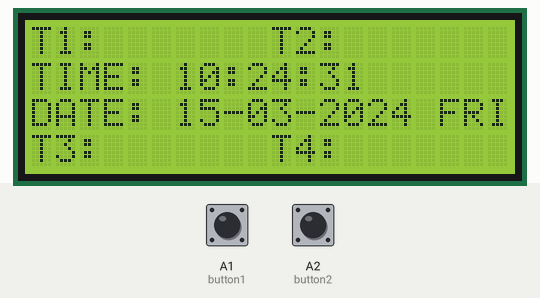
Simulated run of this sketch. Board: Arduino Uno, built with avr-gcc and run on an emulated ATmega328P. Parts: 20×4 character LCD. The inputs (shaded band) are chosen by the test bench; at power-on: A1 (button1) HIGH, A2 (button2) HIGH. The local clock reads 2024-03-15 10:24:30 at power-on unless the sketch sets it; storage starts empty; what the sketch prints to the serial monitor is not drawn.

Above: at 1.3 s.
1.4 s: A1 (button1) pulled LOW for 0.15 s
At 1.75 s:
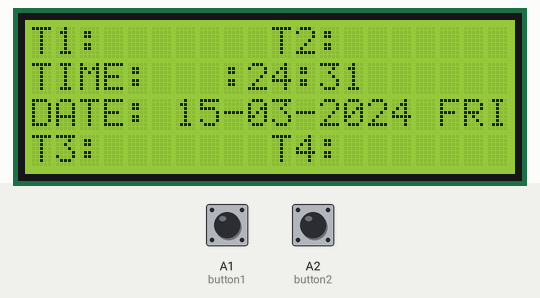
3.1 s: A2 (button2) pulled LOW for 0.15 s
At 4.6 s:
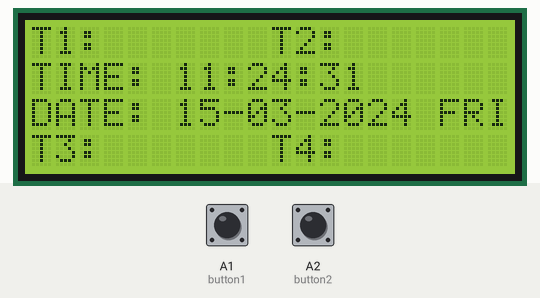
4.7 s: A1 (button1) pulled LOW for 1 s
At 5.87 s:
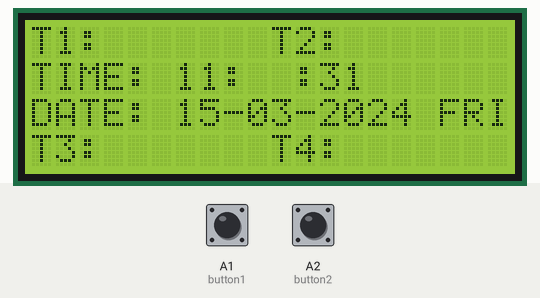
7.2 s: A2 (button2) pulled LOW for 1 s
At 8.57 s:
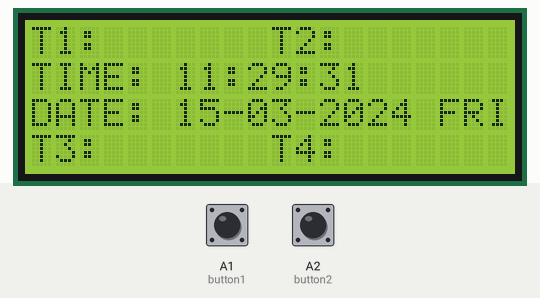
Timing chart, 0 to 10.2 s (numbered marks = the images above; inputs shaded):
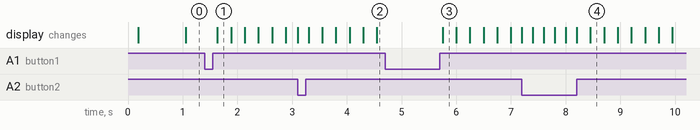

The sketch:

autoTempLogger.ino
```cpp
// (licence header left out)
#include <SD.h>               // include Arduino SD library
#include <LiquidCrystal.h>    // include Arduino LCD library
#include <RTClib.h>           // include Adafruit RTC library
#include <OneWire.h>
#include <DallasTemperature.h>

// LCD module connections (RS, E, D4, D5, D6, D7)
LiquidCrystal lcd(2, 3, 4, 5, 6, 7);

// initialize RTC library
RTC_DS3231 rtc;
DateTime   now;

// buttons definition
#define button1       A1   // button B1 is connected to Arduino pin A1
#define button2       A2   // button B2 is connected to Arduino pin A2
// define DS18B20 data pin
#define ONE_WIRE_BUS A3

// Setup a oneWire instance to communicate with any OneWire device
OneWire oneWire(ONE_WIRE_BUS);
// Pass oneWire reference to DallasTemperature library
DallasTemperature sensors(&oneWire);
int deviceCount = 0;
float tempC;

File dataLog;
boolean sd_ok = 0;

void setup()
{
  sensors.begin();
  // locate devices on the bus
  deviceCount = sensors.getDeviceCount();
  Serial.print(deviceCount, DEC);
  pinMode(button1, INPUT_PULLUP);
  pinMode(button2, INPUT_PULLUP);

  rtc.begin();          // initialize RTC chip
  lcd.begin(20, 4);     // initialize LCD module
  lcd.print("T1:");
  //printTemp(0,sensors.getTempCByIndex(0));
  lcd.setCursor(10, 0); // move cursor to column 10, row 0 (first row)
  lcd.print("T2:");
  //printTemp(0,sensors.getTempCByIndex(1));
  lcd.setCursor(0, 3);  // move cursor to column 0, row 3 (last row)
  lcd.print("T3:");
  //printTemp(0,sensors.getTempCByIndex(2));
  lcd.setCursor(10, 3);
  lcd.print("T4:");
  //printTemp(0,sensors.getTempCByIndex(3));

  // open serial communications and wait for port to open:
  Serial.begin(9600);
  Serial.print(F("Initializing SD card..."));

  // initialize the SD card
  if ( !SD.begin() )
    Serial.println(F("initialization failed!"));  // initialization error

  else {   // initialization OK
    sd_ok = 1;
    Serial.println(F("initialization done."));
    if( SD.exists("Log.txt") == 0 )   // test if file with name 'Log.txt' already exists
    {  // create a text file named 'Log.txt'
      Serial.print(F("\r\nCreate 'Log.txt' file ... "));
      dataLog = SD.open("Log.txt", FILE_WRITE);   // create (&open) file Log.txt
      if(dataLog) {                               // if the file opened okay, write to it:
        Serial.println("OK");
        // write some texts to 'Log.txt' file
        dataLog.println(F("    DATE    |    TIME  | TEMP1 | TEMP2 | TEMP3 | TEMP4 |"));
        dataLog.close();   // close the file
      }
      else
        Serial.println("error creating file.");
    }
  }

  Serial.println(F("    DATE    |    TIME  | TEMP1 | TEMP2 | TEMP3 | TEMP4 |"));
  Serial.println(F("(dd-mm-yyyy)|(hh:mm:ss)|"));
}

// main loop
void loop()
{
  now = rtc.now();  // read current time and date from the RTC chip
  RTC_display();    // diaplay time & calendar

  if( !digitalRead(button1) )  // if B1 is pressed
  if( debounce() )             // call debounce function (make sure B1 is pressed)
  {
    while( debounce() );  // call debounce function (wait for B1 to be released)

    byte hour   = edit( now.hour() );         // edit hours
    byte minute = edit( now.minute() );       // edit minutes
    byte day    = edit( now.day() );          // edit date
    byte month  = edit( now.month() );        // edit month
    byte year   = edit( now.year() - 2000 );  // edit year

    // write time & date data to the RTC chip
    rtc.adjust(DateTime(2000 + year, month, day, hour, minute, 0));

    while(debounce());  // call debounce function (wait for button B1 to be released)
  }

  static byte p_minute;
  if( (now.minute() % 5 == 0) && (p_minute != now.minute()) )
  {   // read & print temperature value from sensor every 30 seconds

    char buffer2[26];
    bool sensor_ok = 0;
    p_minute = now.minute();

    lcd.setCursor(5, 3);

    sprintf( buffer2, " %02u-%02u-%04u | %02u:%02u:%02u | ", now.day(), now.month(), now.year(),
                      now.hour(), now.minute(), now.second() );

    // print data on PC serial monitor
    Serial.print(buffer2);

    // write data to SD card
    if(sd_ok)
    {  // if the SD card was successfully initialized
      // open Log.txt file with write permission
      dataLog = SD.open("Log.txt", FILE_WRITE);
      dataLog.print( buffer2 );
    }

    // Send command to all the sensors for temperature conversion
    sensors.requestTemperatures();

    // Display temperature from each sensor
    for (int i = 0;  i < deviceCount;  i++)
    {
      tempC = sensors.getTempCByIndex(i);
      Serial.print(tempC);
      Serial.print(" | ");
      dataLog.print(tempC);
      dataLog.print(" | ");
      printTemp(i,tempC);
    }

    dataLog.println("");
    Serial.println("");
    dataLog.close();

  }

  delay(100);   // wait 100ms
}

void printTemp(int i,float tempC)
{
  if (i == 0) {
    lcd.setCursor(4,0);
  }
  if (i == 1) {
    lcd.setCursor(14,0);
  }
  if (i == 2) {
    lcd.setCursor(4,3);
  }
  if (i == 3) {
    lcd.setCursor(14,3);
  }
  lcd.print(tempC);
}

//////////////////////////////////////// RTC functions ////////////////////////////////////////
void RTC_display()
{
  char _buffer[17];
  char dow_matrix[7][4] = {"SUN", "MON", "TUE", "WED",
                             "THU", " FRI", "SAT"};
  lcd.setCursor(16,2);
  lcd.print( dow_matrix[now.dayOfTheWeek()] );

  // print time
  sprintf( _buffer, "TIME: %02u:%02u:%02u", now.hour(), now.minute(), now.second() );
  lcd.setCursor(0, 1);
  lcd.print(_buffer);
  // print date
  sprintf( _buffer, "DATE: %02u-%02u-%04u", now.day(), now.month(), now.year() );
  lcd.setCursor(0, 2);
  lcd.print(_buffer);
}

byte edit(byte parameter)
{
  static byte i = 0, y_pos,
              x_pos[5] = {6, 9, 6, 9, 14};
  char text[3];
  sprintf(text,"%02u", parameter);

  if(i < 2)
    y_pos = 1;
  else
    y_pos = 2;

  while( debounce() );   // call debounce function (wait for B1 to be released)

  while(true) {
    while( !digitalRead(button2) ) {  // while B2 is pressed
      parameter++;
      if(i == 0 && parameter > 23)    // if hours > 23 ==> hours = 0
        parameter = 0;
      if(i == 1 && parameter > 59)    // if minutes > 59 ==> minutes = 0
        parameter = 0;
      if(i == 2 && parameter > 31)    // if day > 31 ==> day = 1
        parameter = 1;
      if(i == 3 && parameter > 12)    // If month > 12 ==> month = 1
        parameter = 1;
      if(i == 4 && parameter > 99)    // If year > 99 ==> year = 0
        parameter = 0;

      sprintf(text,"%02u", parameter);
      lcd.setCursor(x_pos[i], y_pos);
      lcd.print(text);
      delay(200);       // wait 200ms
    }

    lcd.setCursor(x_pos[i], y_pos);
    lcd.print("  ");
    unsigned long previous_m = millis();
    while( (millis() - previous_m < 250) && digitalRead(button1) && digitalRead(button2) ) ;
    lcd.setCursor(x_pos[i], y_pos);
    lcd.print(text);
    previous_m = millis();
    while( (millis() - previous_m < 250) && digitalRead(button1) && digitalRead(button2) ) ;

    if(!digitalRead(button1))
    {                     // if button B1 is pressed
      i = (i + 1) % 5;    // increment 'i' for the next parameter
      return parameter;   // return parameter value and exit
    }
  }
}

// a small function for button1 (B1) debounce
bool debounce ()
{
  byte count = 0;
  for(byte i = 0; i < 5; i++)
  {
    if ( !digitalRead(button1) )
      count++;
    delay(10);
  }

  if(count > 2)  return 1;
  else           return 0;
}
////////////////////////////////////// end RTC functions //////////////////////////////////////


// end of code.
```

Measured:
- after the input at 3.1 s, the display: changes at once (image 2)
- after the input at 4.7 s, the display: changes after 1.1 s (image 3)
- after the input at 7.2 s, the display: first changes at once (image 4 shows a later state)
